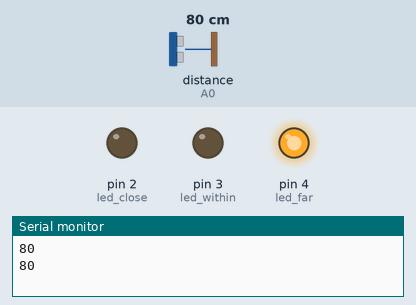
Bench run of a sketch on a simulated Arduino Uno, built with avr-gcc and run on an emulated ATmega328P. On the bench: output pins drawn as LEDs (lit = HIGH), the last lines printed to the serial monitor. The inputs (shaded band) are chosen by the test bench; at power-on: distance to the obstacle (sensor on A0) 80 cm.

Above: at 2.8 s.
2.9 s: distance to the obstacle (sensor on A0) set to 59 cm
4.4 s: distance to the obstacle (sensor on A0) set to 49 cm
At 6.2 s:
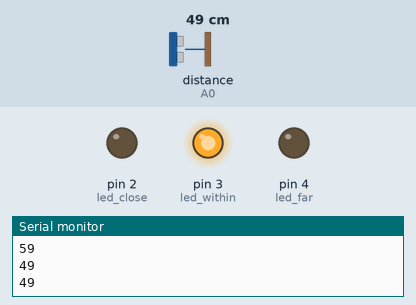
6.6 s: distance to the obstacle (sensor on A0) set to 38 cm
8.3 s: distance to the obstacle (sensor on A0) set to 32 cm
At 9.8 s:
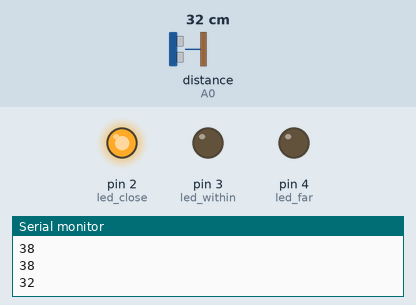
10.6 s: distance to the obstacle (sensor on A0) set to 12 cm
12.4 s: distance to the obstacle (sensor on A0) set to 9 cm
At 14.6 s:
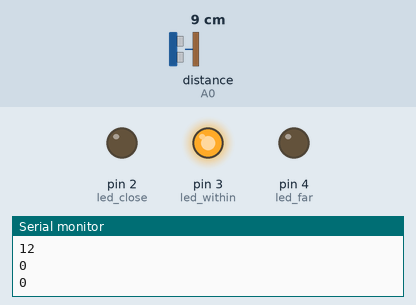
Timing chart, 0 to 15.7 s (numbered marks = the images above; inputs shaded):
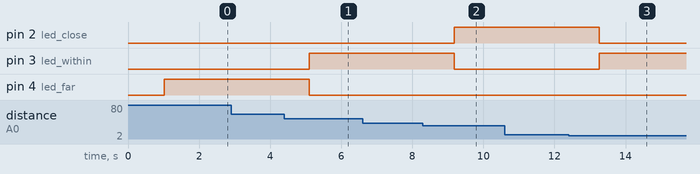

Measured:
- the behaviour switches between 55 and 54 cm on distance to the obstacle (sensor on A0) (found by bisection; images 0 and 1)
- the behaviour switches between 36 and 35 cm on distance to the obstacle (sensor on A0) (found by bisection; images 1 and 2)
- the behaviour switches between 11 and 10 cm on distance to the obstacle (sensor on A0) (found by bisection; images 2 and 3)
- after the input at 4.4 s, pin 3 (led_within): LOW → HIGH after 0.70 s; pin 4 (led_far): HIGH → LOW after 0.70 s
- after the input at 8.3 s, pin 2 (led_close): LOW → HIGH after 0.88 s; pin 3 (led_within): HIGH → LOW after 0.88 s
- after the input at 12.4 s, pin 2 (led_close): HIGH → LOW after 0.86 s; pin 3 (led_within): LOW → HIGH after 0.86 s

The sketch:

DistanceSensor_Arduino_code_.ino
```cpp
#include <SharpIR.h>

#define ir A0
#define model 1080
// ir: the pin where your sensor is attached
// model: an int that determines your sensor:  1080 for GP2Y0A21Y
//                                            20150 for GP2Y0A02Y
//                                            (working distance range according to the datasheets)


//Led configuarations
const int led_close = 2;
const int led_far = 4;
const int led_within = 3;

//Sensor min & max values
int minimumVal = 10;
int maximumVal = 80;

int var_too_far = 55;
int var_too_close = 35;


SharpIR SharpIR(ir, model);

void setup() {
  //Set up led pins
  pinMode(led_close, OUTPUT);
  pinMode(led_within, OUTPUT);
  pinMode(led_far, OUTPUT);

  // put your setup code here, to run once:
  Serial.begin(9600);
}

void loop() {
  delay(1000);

  //unsigned long pepe1=millis();  // takes the time before the loop on the library begins

  int dis=SharpIR.distance();  // this returns the distance to the object you're measuring


  //Serial.print("Mean distance: ");  // returns it to the serial monitor
  //Serial.println(dis);


  /*=======================================================================================
                                  Sensor data manipulation
   =======================================================================================*/
  //Determine the min & max values
  if(dis <= minimumVal) {
    dis = 0;
    //Serial.println(dis);
  } else if (dis >= maximumVal) {
    dis = 80;
    //Serial.println(dis);
  }


  if(dis >= var_too_far && dis <= maximumVal) {
    //Serial.println("Too far, Turn towards the wall | Distance: " + String(dis));

    Serial.println(dis);

    //Turn ON too far Led
    digitalWrite(led_far, HIGH);
    digitalWrite(led_within, LOW);
    digitalWrite(led_close, LOW);

  } else if(dis <= var_too_close && dis >= minimumVal) {
    //Serial.println("Too close, Turn away from the wall | Distance: " + String(dis));

    Serial.println(dis);

    //Turn ON too close Led
    digitalWrite(led_far, LOW);
    digitalWrite(led_within, LOW);
    digitalWrite(led_close, HIGH);

  } else {
    //Serial.println("NO Change | Distance: " + String(dis));

    Serial.println(dis);

    //Turn ON withIn Led
    digitalWrite(led_far, LOW);
    digitalWrite(led_within, HIGH);
    digitalWrite(led_close, LOW);
  }

  //unsigned long pepe2=millis()-pepe1;  // the following gives you the time taken to get the measurement
  //Serial.print("Time taken (ms): ");
  //Serial.println(pepe2);

}
```
